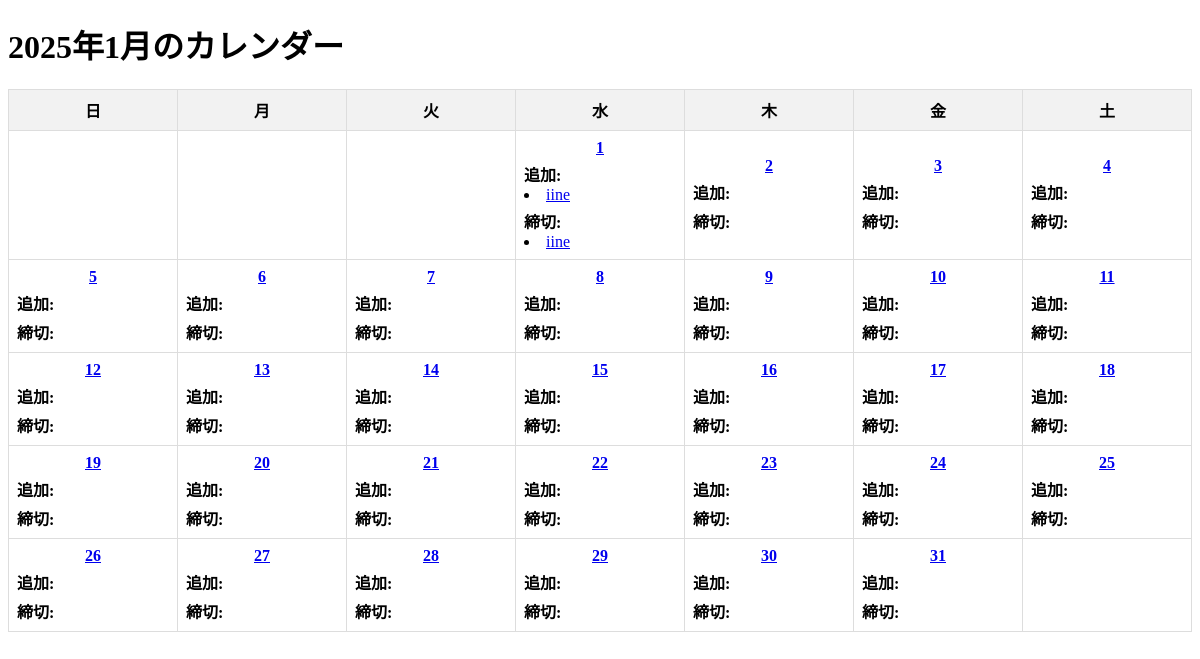
Before: / with the older database file.
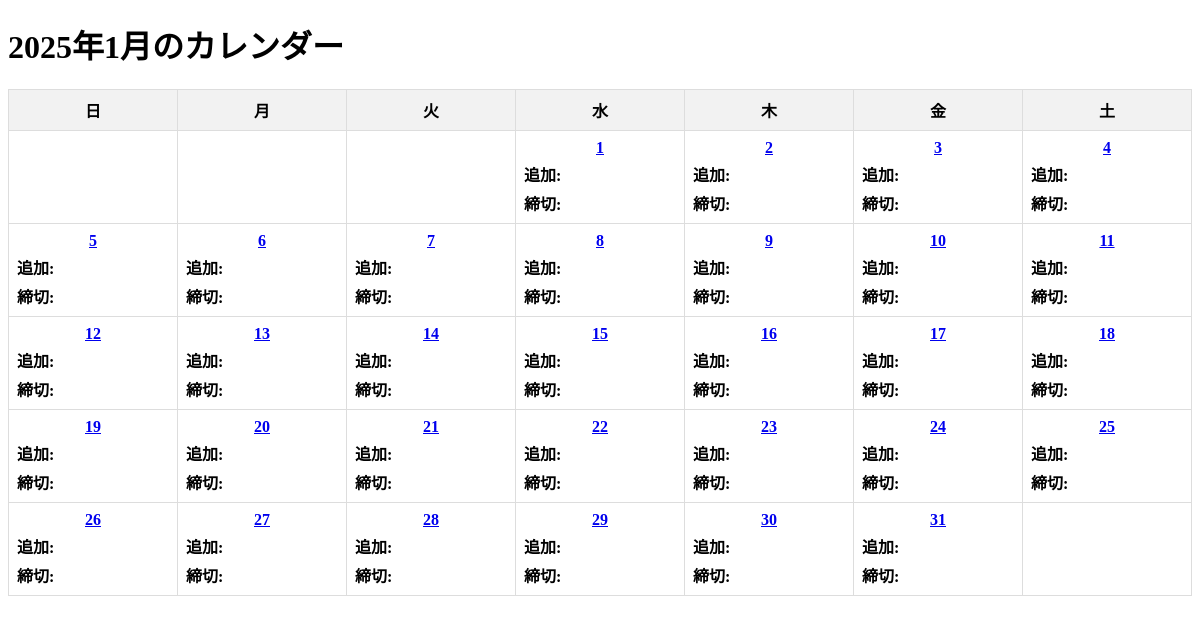
After: the same page with the newer database file.
### models/ToDo.py (models this page shows)
class ToDo(Model):
    todo = CharField()
    a_day = DateField() #追加日
    c_day = DateField() #締切日
    class Meta:
        database = db

### app.py (the view)
@app.route('/')
def index():
    now = datetime.now()
    year = now.year
    month = now.month
    cal = calendar.Calendar(firstweekday=6)
    month_days = cal.monthdayscalendar(year, month)
    Atodo = {}
    Ctodo = {}
    for i in range(1, 32):
        try:
            today = datetime(year, month, i).date()
        except ValueError:
            continue  # 日付が無効な場合（例: 2月30日）、スキップする
        Atodo[i] = list(ToDo.select().where(ToDo.a_day == today))
        Ctodo[i] = list(ToDo.select().where(ToDo.c_day == today))
    return render_template('home.html', year=year, month=month, month_days=month_days, Atodo=Atodo, Ctodo=Ctodo)

### templates/home.html (shortened to what this page needs)
<!DOCTYPE html>
<html lang="ja">
<head>
</head>
<body>
    <h1>{{ year }}年{{ month }}月のカレンダー</h1>
    <table>
        <thead>
            <tr>
                <th>日</th>
                <th>月</th>
                <th>火</th>
                <th>水</th>
                <th>木</th>
                <th>金</th>
                <th>土</th>
            </tr>
        </thead>
        <tbody>
            {% for week in month_days %}
                <tr>
                    {% for day in week %}
                        {% if day == 0 %}
                        <td></td>
                        {% else %}
                        <td>
                            <a href="{{ url_for('day_data.day_data', year=year, month=month, data=day) }}">
                                <strong>{{ day }}</strong>
                            </a>
                            <div style="text-align: left; margin-top: 5px;">
                                <strong>追加:</strong><br>
                                {% for todo in Atodo.get(day, []) %}
                                    <li>
                                        <a class="todo" href="{{ url_for('todo.todo', year=year, month=month, day=day) }}">
                                            {{ todo.todo }}
                                        </a><br>
                                    </li>
                                {% endfor %}
                            </div>
                            <div style="text-align: left; margin-top: 5px;">
                                <strong>締切:</strong><br>
                                {% for todo in Ctodo.get(day, []) %}
                                    <li>
                                        <a class="todo" href="{{ url_for('todo.todo', year=year, month=month, day=day) }}">
                                        {{ todo.todo }}
                                        </a><br>
                                    </li>
                                {% endfor %}
                            </div>
                        </td>
                        {% endif %}
                    {% endfor %}
                </tr>
            {% endfor %}
        </tbody>
    </table>
</body>
</html>

### templates/home.html (style rules this page uses)
table { width: 100%; border-collapse: collapse; }
th, td { width: 14.28%; border: 1px solid #ddd; padding: 8px; text-align: center; }
th { background-color: #f2f2f2; }

Changed rows visible on the page:
removed ToDo: todo "iine"
